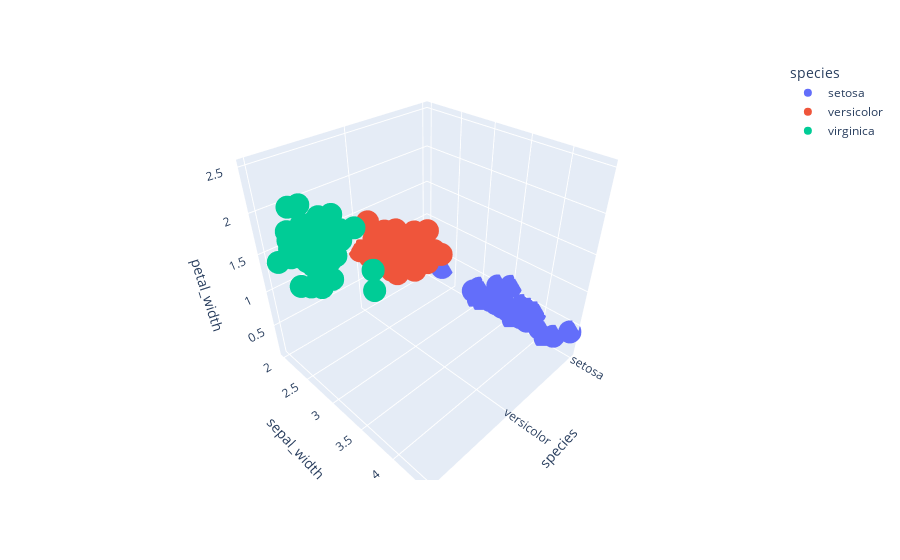

The cell this chart's notebook holds for it:
### Markdown cell above
8- 3D Scatter plot

### Code cell
fig8=px.scatter_3d(df, x='species',y='sepal_width',z='petal_width', color='species')
fig8.show()

### Figure 1 — Plotly figure (JSON) as saved in the notebook; plotly's stock layout.template omitted (floating-point values rounded to 4 significant figures)
{"data": [{"hovertemplate": "species=%{x}<br>sepal_width=%{y}<br>petal_width=%{z}<extra></extra>", "legendgroup": "setosa", "marker": {"color": "#636efa", "symbol": "circle"}, "mode": "markers", "name": "setosa", "scene": "scene", "showlegend": true, "type": "scatter3d", "x": ["setosa", "setosa", "setosa", "setosa", "setosa", "setosa", "setosa", "setosa", "setosa", "setosa", "setosa", "setosa", "setosa", "setosa", "setosa", "setosa", "setosa", "setosa", "setosa", "setosa", "setosa", "setosa", "setosa", "setosa", "setosa", "setosa", "setosa", "setosa", "setosa", "setosa", "setosa", "setosa", "setosa", "setosa", "setosa", "setosa", "setosa", "setosa", "setosa", "setosa", "setosa", "setosa", "setosa", "setosa", "setosa", "setosa", "setosa", "setosa", "setosa", "setosa"], "y": [3.5, 3, 3.2, 3.1, 3.6, 3.9, 3.4, 3.4, 2.9, 3.1, 3.7, 3.4, 3, 3, 4, 4.4, 3.9, 3.5, 3.8, 3.8, 3.4, 3.7, 3.6, 3.3, 3.4, 3, 3.4, 3.5, 3.4, 3.2, 3.1, 3.4, 4.1, 4.2, 3.1, 3.2, 3.5, 3.6, 3, 3.4, 3.5, 2.3, 3.2, 3.5, 3.8, 3, 3.8, 3.2, 3.7, 3.3], "z": [0.2, 0.2, 0.2, 0.2, 0.2, 0.4, 0.3, 0.2, 0.2, 0.1, 0.2, 0.2, 0.1, 0.1, 0.2, 0.4, 0.4, 0.3, 0.3, 0.3, 0.2, 0.4, 0.2, 0.5, 0.2, 0.2, 0.4, 0.2, 0.2, 0.2, 0.2, 0.4, 0.1, 0.2, 0.2, 0.2, 0.2, 0.1, 0.2, 0.2, 0.3, 0.3, 0.2, 0.6, 0.4, 0.3, 0.2, 0.2, 0.2, 0.2]}, {"hovertemplate": "species=%{x}<br>sepal_width=%{y}<br>petal_width=%{z}<extra></extra>", "legendgroup": "versicolor", "marker": {"color": "#EF553B", "symbol": "circle"}, "mode": "markers", "name": "versicolor", "scene": "scene", "showlegend": true, "type": "scatter3d", "x": ["versicolor", "versicolor", "versicolor", "versicolor", "versicolor", "versicolor", "versicolor", "versicolor", "versicolor", "versicolor", "versicolor", "versicolor", "versicolor", "versicolor", "versicolor", "versicolor", "versicolor", "versicolor", "versicolor", "versicolor", "versicolor", "versicolor", "versicolor", "versicolor", "versicolor", "versicolor", "versicolor", "versicolor", "versicolor", "versicolor", "versicolor", "versicolor", "versicolor", "versicolor", "versicolor", "versicolor", "versicolor", "versicolor", "versicolor", "versicolor", "versicolor", "versicolor", "versicolor", "versicolor", "versicolor", "versicolor", "versicolor", "versicolor", "versicolor", "versicolor"], "y": [3.2, 3.2, 3.1, 2.3, 2.8, 2.8, 3.3, 2.4, 2.9, 2.7, 2, 3, 2.2, 2.9, 2.9, 3.1, 3, 2.7, 2.2, 2.5, 3.2, 2.8, 2.5, 2.8, 2.9, 3, 2.8, 3, 2.9, 2.6, 2.4, 2.4, 2.7, 2.7, 3, 3.4, 3.1, 2.3, 3, 2.5, 2.6, 3, 2.6, 2.3, 2.7, 3, 2.9, 2.9, 2.5, 2.8], "z": [1.4, 1.5, 1.5, 1.3, 1.5, 1.3, 1.6, 1, 1.3, 1.4, 1, 1.5, 1, 1.4, 1.3, 1.4, 1.5, 1, 1.5, 1.1, 1.8, 1.3, 1.5, 1.2, 1.3, 1.4, 1.4, 1.7, 1.5, 1, 1.1, 1, 1.2, 1.6, 1.5, 1.6, 1.5, 1.3, 1.3, 1.3, 1.2, 1.4, 1.2, 1, 1.3, 1.2, 1.3, 1.3, 1.1, 1.3]}, {"hovertemplate": "species=%{x}<br>sepal_width=%{y}<br>petal_width=%{z}<extra></extra>", "legendgroup": "virginica", "marker": {"color": "#00cc96", "symbol": "circle"}, "mode": "markers", "name": "virginica", "scene": "scene", "showlegend": true, "type": "scatter3d", "x": ["virginica", "virginica", "virginica", "virginica", "virginica", "virginica", "virginica", "virginica", "virginica", "virginica", "virginica", "virginica", "virginica", "virginica", "virginica", "virginica", "virginica", "virginica", "virginica", "virginica", "virginica", "virginica", "virginica", "virginica", "virginica", "virginica", "virginica", "virginica", "virginica", "virginica", "virginica", "virginica", "virginica", "virginica", "virginica", "virginica", "virginica", "virginica", "virginica", "virginica", "virginica", "virginica", "virginica", "virginica", "virginica", "virginica", "virginica", "virginica", "virginica", "virginica"], "y": [3.3, 2.7, 3, 2.9, 3, 3, 2.5, 2.9, 2.5, 3.6, 3.2, 2.7, 3, 2.5, 2.8, 3.2, 3, 3.8, 2.6, 2.2, 3.2, 2.8, 2.8, 2.7, 3.3, 3.2, 2.8, 3, 2.8, 3, 2.8, 3.8, 2.8, 2.8, 2.6, 3, 3.4, 3.1, 3, 3.1, 3.1, 3.1, 2.7, 3.2, 3.3, 3, 2.5, 3, 3.4, 3], "z": [2.5, 1.9, 2.1, 1.8, 2.2, 2.1, 1.7, 1.8, 1.8, 2.5, 2, 1.9, 2.1, 2, 2.4, 2.3, 1.8, 2.2, 2.3, 1.5, 2.3, 2, 2, 1.8, 2.1, 1.8, 1.8, 1.8, 2.1, 1.6, 1.9, 2, 2.2, 1.5, 1.4, 2.3, 2.4, 1.8, 1.8, 2.1, 2.4, 2.3, 1.9, 2.3, 2.5, 2.3, 1.9, 2, 2.3, 1.8]}], "layout": {"legend": {"title": {"text": "species"}, "tracegroupgap": 0}, "margin": {"t": 60}, "scene": {"domain": {"x": [0, 1], "y": [0, 1]}, "xaxis": {"categoryarray": ["setosa", "versicolor", "virginica"], "categoryorder": "array", "title": {"text": "species"}}, "yaxis": {"title": {"text": "sepal_width"}}, "zaxis": {"title": {"text": "petal_width"}}}}}
